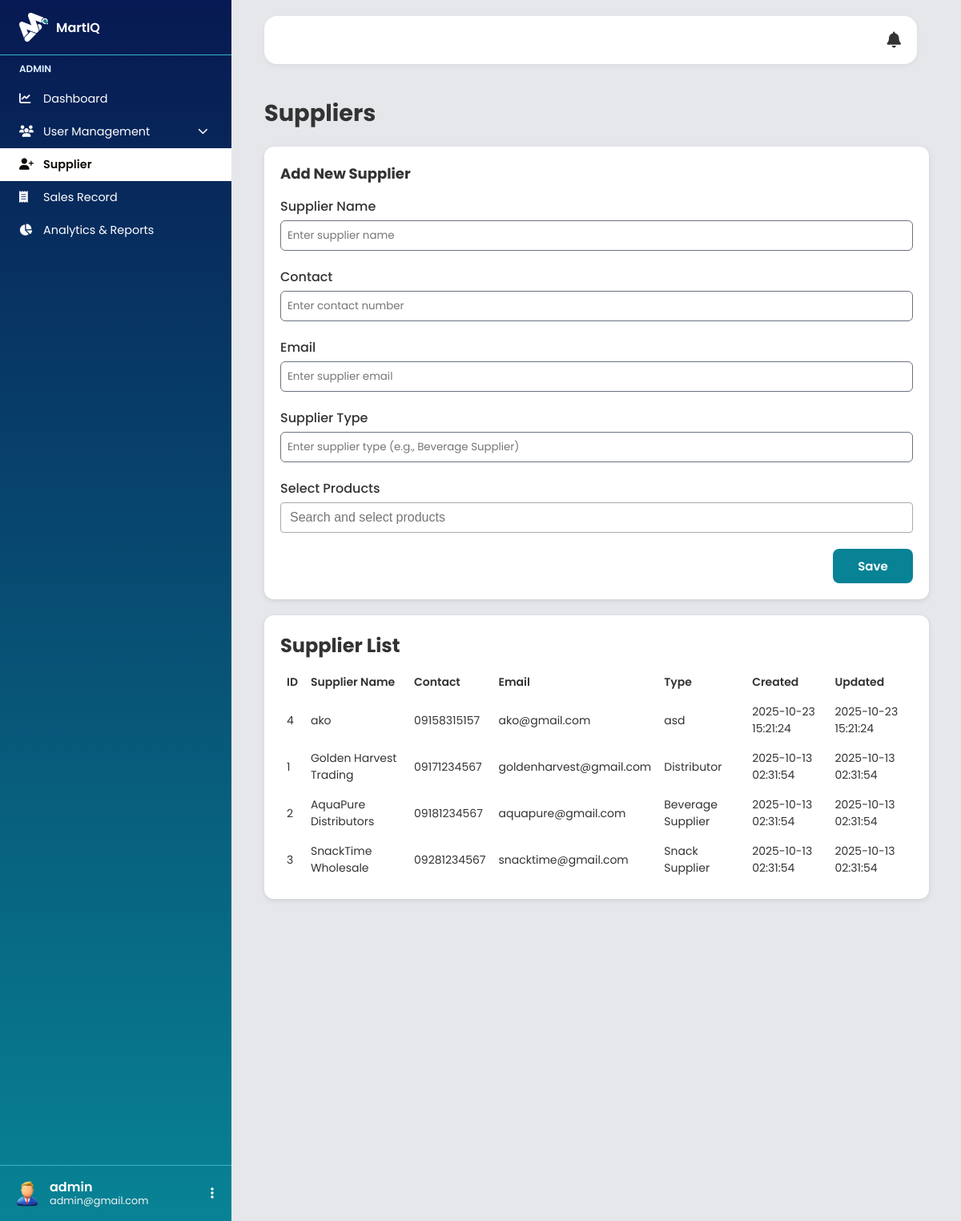
/admin/admin.php?page=supplier (signed in), run on the app's committed database.
### tables this page shows
CREATE TABLE `supplier` (
  `supplier_id` int(11) NOT NULL,
  `name` varchar(255) NOT NULL,
  `contact` varchar(100) NOT NULL,
  `email` varchar(100) NOT NULL,
  `supplier_type` varchar(250) NOT NULL,
  `created_at` timestamp NOT NULL DEFAULT current_timestamp(),
  `updated_at` timestamp NOT NULL DEFAULT current_timestamp()
);

### admin/supplier.php (the view, shortened to what this page needs)
<?php
include '../config.php';
?>
<link rel="stylesheet" href="../css/supplier.css">
<link href="https://cdn.jsdelivr.net/npm/select2@4.1.0-rc.0/dist/css/select2.min.css" rel="stylesheet" />
<div class="supplier-container">
    <h1 class="page-title">Suppliers</h1>
    <div class="card">
        <h2>Add New Supplier</h2>
        <form method="POST">
            <label>Supplier Name</label>
            <input type="text" name="name" placeholder="Enter supplier name" required>
            <label>Contact</label>
            <input type="text" name="contact" placeholder="Enter contact number" required>
            <label>Email</label>
            <input type="email" name="email" placeholder="Enter supplier email" required>
            <label>Supplier Type</label>
            <input type="text" name="supplier_type" placeholder="Enter supplier type (e.g., Beverage Supplier)" required>
            <label>Select Products</label>
            <div class="btn-container">
                <button type="submit" name="add_supplier" class="save-btn">Save</button>
            </div>
        </form>
    </div>
    <div class="table">
        <h2>Supplier List</h2>
        <table>
            <thead>
                <tr>
                    <th>ID</th>
                    <th>Supplier Name</th>
                    <th>Contact</th>
                    <th>Email</th>
                    <th>Type</th>
                    <th>Created</th>
                    <th>Updated</th>
                </tr>
            </thead>
            <tbody>
                <?php
                $result = $conn->query("SELECT * FROM supplier ORDER BY created_at DESC");
                while ($s = $result->fetch_assoc()):
                ?>
                    <tr>
                        <td><?= $s['supplier_id'] ?></td>
                        <td><?= htmlspecialchars($s['name']) ?></td>
                        <td><?= htmlspecialchars($s['contact']) ?></td>
                        <td><?= htmlspecialchars($s['email']) ?></td>
                        <td><?= htmlspecialchars($s['supplier_type']) ?></td>
                        <td><?= $s['created_at'] ?></td>
                        <td><?= $s['updated_at'] ?></td>
                    </tr>
                <?php endwhile; ?>
            </tbody>
        </table>
    </div>
</div>

### css/admin.css (style rules this page uses)
:root { --black: #000; --smokey: #100c08; --white: #fff; --ghostWhite: #e5e7eb; --platinum: #e0f2fe; --silver: #f3f4f6; --gray: #6b7280; --lightGray: #555; --darkGray: #333; --cyan: #EBF4F6; --aqua: #37B7C3; --teal: #088395; --navy: #071952; }
* { margin: 0; padding: 0; box-sizing: border-box; font-family: "Poppins", sans-serif; }
html, body { overflow-x: hidden; }
body { display: flex; height: 100vh; background: var(--ghostWhite); color: var(--darkGray); }
.page-title { font-size: 1.8rem; font-weight: bold; margin-bottom: 15px; }
.save-btn { align-self: flex-end; background: var(--teal); color: var(--white); padding: 10px 20px; border: none; border-radius: 6px; font-size: 15px; cursor: pointer; transition: background 0.3s ease; }

### css/supplier.css (style rules this page uses)
:root { --black: #000; --smokey: #100c08; --white: #fff; --ghostWhite: #e5e7eb; --platinum: #e0f2fe; --silver: #f3f4f6; --gray: #6b7280; --lightGray: #555; --darkGray: #333; --cyan: #EBF4F6; --aqua: #37B7C3; --teal: #088395; --navy: #071952; }
* { margin: 0; padding: 0; box-sizing: border-box; font-family: "Poppins", sans-serif; }
.supplier-container { padding: 20px; }
.page-title { font-size: 1.8rem; font-weight: bold; margin-bottom: 20px; }
.card { background: var(--white); padding: 20px; border-radius: 12px; box-shadow: 0 2px 6px rgba(0,0,0,0.1); margin-bottom: 20px; }
.card h2 { margin-bottom: 15px; font-size: 18px; }
.card form label { display: block; margin: 10px 0 5px; font-weight: 500; }
.card form input, .card form select { width: 100%; padding: 8px; border: 1px solid var(--gray); border-radius: 6px; margin-bottom: 10px; }
.btn-container { display: flex; justify-content: flex-end; margin-top: 10px; }
.save-btn { background: var(--teal); color: var(--white); width: 100px; border: none; padding: 10px 15px; border-radius: 8px; cursor: pointer; font-weight: 600; }
.table { background: var(--white); padding: 20px; border-radius: 12px; box-shadow: 0 2px 6px rgba(0,0,0,0.1); margin-top: 20px; }
.table h2 { margin-bottom: 10px; }
.table table { width: 100%; border-collapse: collapse; }
.table th, .table td { border: 1px solid var(--whiteTwo); padding: 8px; font-size: 14px; text-align: left; }
.table th { background: var(--whiteOne); font-weight: 600; }

### data on the page
supplier: supplier_id "4", name "ako", contact "09158315157", email "ako@gmail.com", supplier_type "asd", created_at "2025-10-23 15:21:24", updated_at "2025-10-23 15:21:24"
supplier: supplier_id "1", name "Golden Harvest Trading", contact "09171234567", email "goldenharvest@gmail.com", supplier_type "Distributor", created_at "2025-10-13 02:31:54", updated_at "2025-10-13 02:31:54"
supplier: supplier_id "2", name "AquaPure Distributors", contact "09181234567", email "aquapure@gmail.com", supplier_type "Beverage Supplier", created_at "2025-10-13 02:31:54", updated_at "2025-10-13 02:31:54"
supplier: supplier_id "3", name "SnackTime Wholesale", contact "09281234567", email "snacktime@gmail.com", supplier_type "Snack Supplier", created_at "2025-10-13 02:31:54", updated_at "2025-10-13 02:31:54"

### other printed values
$_SESSION['username'] "admin"
$_SESSION['email'] "admin@gmail.com"
